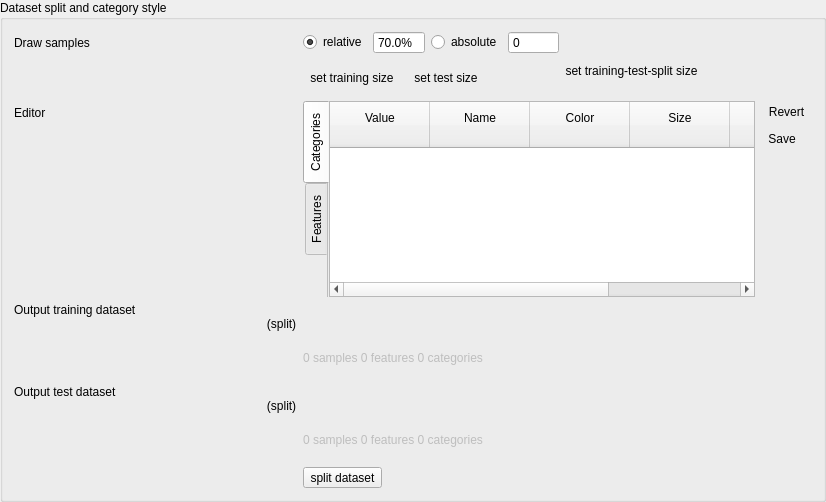
             <widget class="QGroupBox" name="groupBox_5">
              <property name="title">
               <string>Dataset split and category style</string>
              </property>
              <property name="flat">
               <bool>true</bool>
              </property>
              <property name="checkable">
               <bool>false</bool>
              </property>
              <layout class="QFormLayout" name="formLayout_11">
               <item row="0" column="0">
                <widget class="QLabel" name="mSampleSize_3">
                 <property name="text">
                  <string>Draw samples</string>
                 </property>
                </widget>
               </item>
               <item row="0" column="1">
                <layout class="QHBoxLayout" name="horizontalLayout_28">
                 <item>
                  <widget class="QRadioButton" name="mRelativeSizeCheck">
                   <property name="text">
                    <string>relative</string>
                   </property>
                   <property name="checked">
                    <bool>true</bool>
                   </property>
                  </widget>
                 </item>
                 <item>
                  <widget class="QgsDoubleSpinBox" name="mRelativeSizeValue">
                   <property name="buttonSymbols">
                    <enum>QAbstractSpinBox::NoButtons</enum>
                   </property>
                   <property name="prefix">
                    <string/>
                   </property>
                   <property name="suffix">
                    <string>%</string>
                   </property>
                   <property name="decimals">
                    <number>1</number>
                   </property>
                   <property name="value">
                    <double>70.000000000000000</double>
                   </property>
                   <property name="showClearButton">
                    <bool>false</bool>
                   </property>
                  </widget>
                 </item>
                 <item>
                  <widget class="QRadioButton" name="mAbsoluteSizeCheck">
                   <property name="text">
                    <string>absolute</string>
                   </property>
                  </widget>
                 </item>
                 <item>
                  <widget class="QgsSpinBox" name="mAbsoluteSizeValue">
                   <property name="buttonSymbols">
                    <enum>QAbstractSpinBox::NoButtons</enum>
                   </property>
                   <property name="suffix">
                    <string/>
                   </property>
                   <property name="prefix">
                    <string/>
                   </property>
                   <property name="maximum">
                    <number>999999999</number>
                   </property>
                   <property name="showClearButton">
                    <bool>false</bool>
                   </property>
                  </widget>
                 </item>
                 <item>
                  <spacer name="horizontalSpacer_11">
                   <property name="orientation">
                    <enum>Qt::Horizontal</enum>
                   </property>
                   <property name="sizeHint" stdset="0">
                    <size>
                     <width>40</width>
                     <height>20</height>
                    </size>
                   </property>
                  </spacer>
                 </item>
                </layout>
               </item>
               <item row="1" column="1">
                <layout class="QHBoxLayout" name="horizontalLayout_29">
                 <item>
                  <widget class="QToolButton" name="mSetTrainSize">
                   <property name="sizePolicy">
                    <sizepolicy hsizetype="Fixed" vsizetype="Fixed">
                     <horstretch>0</horstretch>
                     <verstretch>0</verstretch>
                    </sizepolicy>
                   </property>
                   <property name="text">
                    <string>set training size</string>
                   </property>
                   <property name="icon">
                    <iconset>
                     <normaloff>
                                                                                        :/images/themes/default/mActionEditTable.svg</normaloff>
                                                                                        :/images/themes/default/mActionEditTable.svg</iconset>
                   </property>
                   <property name="iconSize">
                    <size>
                     <width>16</width>
                     <height>16</height>
                    </size>
                   </property>
                   <property name="toolButtonStyle">
                    <enum>Qt::ToolButtonIconOnly</enum>
                   </property>
                   <property name="autoRaise">
                    <bool>true</bool>
                   </property>
                  </widget>
                 </item>
                 <item>
                  <widget class="QToolButton" name="mSetTestSize">
                   <property name="sizePolicy">
                    <sizepolicy hsizetype="Fixed" vsizetype="Fixed">
                     <horstretch>0</horstretch>
                     <verstretch>0</verstretch>
                    </sizepolicy>
                   </property>
                   <property name="text">
                    <string>set test size</string>
                   </property>
                   <property name="icon">
                    <iconset>
                     <normaloff>
                                                                                        :/images/themes/default/mActionEditTable.svg</normaloff>
                                                                                        :/images/themes/default/mActionEditTable.svg</iconset>
                   </property>
                   <property name="iconSize">
                    <size>
                     <width>16</width>
                     <height>16</height>
                    </size>
                   </property>
                   <property name="toolButtonStyle">
                    <enum>Qt::ToolButtonIconOnly</enum>
                   </property>
                   <property name="autoRaise">
                    <bool>true</bool>
                   </property>
                  </widget>
                 </item>
                 <item>
                  <widget class="QToolButton" name="mSetSplitSize">
                   <property name="sizePolicy">
                    <sizepolicy hsizetype="Fixed" vsizetype="Fixed">
                     <horstretch>0</horstretch>
                     <verstretch>0</verstretch>
                    </sizepolicy>
                   </property>
                   <property name="text">
                    <string>set training-test-split size
                                                                                </string>
                   </property>
                   <property name="icon">
                    <iconset>
                     <normaloff>
                                                                                        :/images/themes/default/mActionEditTable.svg</normaloff>
                                                                                        :/images/themes/default/mActionEditTable.svg</iconset>
                   </property>
                   <property name="iconSize">
                    <size>
                     <width>16</width>
                     <height>16</height>
                    </size>
                   </property>
                   <property name="toolButtonStyle">
                    <enum>Qt::ToolButtonIconOnly</enum>
                   </property>
                   <property name="autoRaise">
                    <bool>true</bool>
                   </property>
                  </widget>
                 </item>
                 <item>
                  <spacer name="horizontalSpacer_16">
                   <property name="orientation">
                    <enum>Qt::Horizontal</enum>
                   </property>
                   <property name="sizeHint" stdset="0">
                    <size>
                     <width>40</width>
                     <height>20</height>
                    </size>
                   </property>
                  </spacer>
                 </item>
                </layout>
               </item>
               <item row="2" column="0">
                <widget class="QLabel" name="mSampleSize_4">
                 <property name="text">
                  <string>Editor</string>
                 </property>
                </widget>
               </item>
               <item row="2" column="1">
                <widget class="QWidget" name="widget_4" native="true">
                 <property name="sizePolicy">
                  <sizepolicy hsizetype="Preferred" vsizetype="Preferred">
                   <horstretch>0</horstretch>
                   <verstretch>1</verstretch>
                  </sizepolicy>
                 </property>
                 <layout class="QHBoxLayout" name="horizontalLayout_30">
                  <property name="leftMargin">
                   <number>0</number>
                  </property>
                  <property name="topMargin">
                   <number>0</number>
                  </property>
                  <property name="rightMargin">
                   <number>0</number>
                  </property>
                  <property name="bottomMargin">
                   <number>0</number>
                  </property>
                  <item>
                   <widget class="QTabWidget" name="tab_18">
                    <property name="tabPosition">
                     <enum>QTabWidget::West</enum>
                    </property>
                    <property name="tabShape">
                     <enum>QTabWidget::Rounded</enum>
                    </property>
                    <property name="currentIndex">
                     <number>0</number>
                    </property>
                    <property name="documentMode">
                     <bool>true</bool>
                    </property>
                    <widget class="QWidget" name="tab_25">
                     <attribute name="title">
                      <string>Categories</string>
                     </attribute>
                     <layout class="QVBoxLayout" name="verticalLayout_15">
                      <property name="spacing">
                       <number>6</number>
                      </property>
                      <property name="leftMargin">
                       <number>0</number>
                      </property>
                      <property name="topMargin">
                       <number>0</number>
                      </property>
                      <property name="rightMargin">
                       <number>0</number>
                      </property>
                      <property name="bottomMargin">
                       <number>0</number>
                      </property>
                      <item>
                       <widget class="QTableWidget" name="mCategoryTable">
                        <property name="sizePolicy">
                         <sizepolicy hsizetype="Expanding" vsizetype="Expanding">
                          <horstretch>1</horstretch>
                          <verstretch>1</verstretch>
                         </sizepolicy>
                        </property>
                        <column>
                         <property name="text">
                          <string>Value
                                                                                                        </string>
                         </property>
                        </column>
                        <column>
                         <property name="text">
                          <string>Name
                                                                                                        </string>
                         </property>
                        </column>
                        <column>
                         <property name="text">
                          <string>Color
                                                                                                        </string>
                         </property>
                        </column>
                        <column>
                         <property name="text">
                          <string>Size
                                                                                                        </string>
                         </property>
                        </column>
                        <column>
                         <property name="text">
                          <string>Training
                                                                                                            size
                                                                                                        </string>
                         </property>
                        </column>
                        <column>
                         <property name="text">
                          <string>Test
                                                                                                            size
                                                                                                        </string>
                         </property>
                        </column>
                       </widget>
                      </item>
                     </layout>
                    </widget>
                    <widget class="QWidget" name="tab_26">
                     <attribute name="title">
                      <string>Features</string>
                     </attribute>
                     <layout class="QVBoxLayout" name="verticalLayout_16">
                      <property name="leftMargin">
                       <number>0</number>
                      </property>
                      <property name="topMargin">
                       <number>0</number>
                      </property>
                      <property name="rightMargin">
                       <number>0</number>
                      </property>
                      <property name="bottomMargin">
                       <number>0</number>
                      </property>
                      <item>
                       <widget class="QTableWidget" name="mFeaturesTable">
                        <property name="sizePolicy">
                         <sizepolicy hsizetype="Expanding" vsizetype="Expanding">
                          <horstretch>1</horstretch>
                          <verstretch>1</verstretch>
                         </sizepolicy>
                        </property>
                        <column>
                         <property name="text">
                          <string>Name
                                                                                                        </string>
                         </property>
                        </column>
                       </widget>
                      </item>
                     </layout>
                    </widget>
                   </widget>
                  </item>
                  <item>
                   <layout class="QVBoxLayout" name="verticalLayout_17">
                    <item>
                     <widget class="QToolButton" name="mTableRevert">
                      <property name="sizePolicy">
                       <sizepolicy hsizetype="Fixed" vsizetype="Fixed">
                        <horstretch>0</horstretch>
                        <verstretch>0</verstretch>
                       </sizepolicy>
                      </property>
                      <property name="toolTip">
                       <string>Revert all changes
                                                                                                and reload defaults.
                                                                                            </string>
                      </property>
                      <property name="text">
                       <string>Revert</string>
                      </property>
                      <property name="icon">
                       <iconset>
                        <normaloff>
                                                                                                    :/images/themes/default/mActionRollbackAllEdits.svg</normaloff>
                                                                                                    :/images/themes/default/mActionRollbackAllEdits.svg</iconset>
                      </property>
                      <property name="iconSize">
                       <size>
                        <width>16</width>
                        <height>16</height>
                       </size>
                      </property>
                      <property name="toolButtonStyle">
                       <enum>Qt::ToolButtonIconOnly</enum>
                      </property>
                      <property name="autoRaise">
                       <bool>true</bool>
                      </property>
                     </widget>
                    </item>
                    <item>
                     <widget class="QToolButton" name="mTableSave">
                      <property name="sizePolicy">
                       <sizepolicy hsizetype="Fixed" vsizetype="Fixed">
                        <horstretch>0</horstretch>
                        <verstretch>0</verstretch>
                       </sizepolicy>
                      </property>
                      <property name="toolTip">
                       <string>Apply and save
                                                                                                changes.
                                                                                            </string>
                      </property>
                      <property name="layoutDirection">
                       <enum>Qt::LeftToRight</enum>
                      </property>
                      <property name="text">
                       <string>Save</string>
                      </property>
                      <property name="icon">
                       <iconset>
                        <normaloff>
                                                                                                    :/images/themes/default/mActionSaveAllEdits.svg</normaloff>
                                                                                                    :/images/themes/default/mActionSaveAllEdits.svg</iconset>
                      </property>
                      <property name="iconSize">
                       <size>
                        <width>16</width>
                        <height>16</height>
                       </size>
                      </property>
                      <property name="toolButtonStyle">
                       <enum>Qt::ToolButtonIconOnly</enum>
                      </property>
                      <property name="autoRaise">
                       <bool>true</bool>
                      </property>
                     </widget>
                    </item>
                    <item>
                     <spacer name="verticalSpacer_4">
                      <property name="orientation">
                       <enum>Qt::Vertical</enum>
                      </property>
                      <property name="sizeHint" stdset="0">
                       <size>
                        <width>20</width>
                        <height>40</height>
                       </size>
                      </property>
                     </spacer>
                    </item>
                   </layout>
                  </item>
                 </layout>
                </widget>
               </item>
               <item row="3" column="0">
                <widget class="QLabel" name="label_53">
                 <property name="text">
                  <string>Output training dataset
                                                                            (split)
                                                                        </string>
                 </property>
                </widget>
               </item>
               <item row="3" column="1">
                <layout class="QHBoxLayout" name="horizontalLayout_31">
                 <item>
                  <widget class="QgsFileWidget" name="mFileTrainingDataset">
                   <property name="sizePolicy">
                    <sizepolicy hsizetype="Preferred" vsizetype="Preferred">
                     <horstretch>2</horstretch>
                     <verstretch>0</verstretch>
                    </sizepolicy>
                   </property>
                   <property name="filter">
                    <string>*.skops</string>
                   </property>
                   <property name="storageMode">
                    <enum>QgsFileWidget::SaveFile</enum>
                   </property>
                   <property name="relativeStorage">
                    <enum>QgsFileWidget::Absolute</enum>
                   </property>
                  </widget>
                 </item>
                 <item>
                  <widget class="QToolButton" name="mViewTrainingDataset">
                   <property name="toolTip">
                    <string/>
                   </property>
                   <property name="text">
                    <string/>
                   </property>
                   <property name="icon">
                    <iconset>
                     <normaloff>
                                                                                        :/qt-project.org/styles/commonstyle/images/filecontents-128.png</normaloff>
                                                                                        :/qt-project.org/styles/commonstyle/images/filecontents-128.png</iconset>
                   </property>
                   <property name="iconSize">
                    <size>
                     <width>16</width>
                     <height>16</height>
                    </size>
                   </property>
                   <property name="toolButtonStyle">
                    <enum>Qt::ToolButtonIconOnly</enum>
                   </property>
                   <property name="autoRaise">
                    <bool>true</bool>
                   </property>
                  </widget>
                 </item>
                </layout>
               </item>
               <item row="4" column="1">
                <widget class="QLabel" name="mInfoTrainingDataset">
                 <property name="enabled">
                  <bool>false</bool>
                 </property>
                 <property name="layoutDirection">
                  <enum>Qt::LeftToRight</enum>
                 </property>
                 <property name="text">
                  <string>0 samples 0 features 0 categories
                                                                        </string>
                 </property>
                </widget>
               </item>
               <item row="5" column="0">
                <widget class="QLabel" name="label_54">
                 <property name="text">
                  <string>Output test dataset
                                                                            (split)
                                                                        </string>
                 </property>
                </widget>
               </item>
               <item row="5" column="1">
                <layout class="QHBoxLayout" name="horizontalLayout_32">
                 <item>
                  <widget class="QgsFileWidget" name="mFileTestDataset">
                   <property name="sizePolicy">
                    <sizepolicy hsizetype="Preferred" vsizetype="Preferred">
                     <horstretch>2</horstretch>
                     <verstretch>0</verstretch>
                    </sizepolicy>
                   </property>
                   <property name="filter">
                    <string>*.skops</string>
                   </property>
                   <property name="storageMode">
                    <enum>QgsFileWidget::SaveFile</enum>
                   </property>
                   <property name="relativeStorage">
                    <enum>QgsFileWidget::Absolute</enum>
                   </property>
                  </widget>
                 </item>
                 <item>
                  <widget class="QToolButton" name="mViewTestDataset">
                   <property name="toolTip">
                    <string/>
                   </property>
                   <property name="text">
                    <string/>
                   </property>
                   <property name="icon">
                    <iconset>
                     <normaloff>
                                                                                        :/qt-project.org/styles/commonstyle/images/filecontents-128.png</normaloff>
                                                                                        :/qt-project.org/styles/commonstyle/images/filecontents-128.png</iconset>
                   </property>
                   <property name="iconSize">
                    <size>
                     <width>16</width>
                     <height>16</height>
                    </size>
                   </property>
                   <property name="toolButtonStyle">
                    <enum>Qt::ToolButtonIconOnly</enum>
                   </property>
                   <property name="autoRaise">
                    <bool>true</bool>
                   </property>
                  </widget>
                 </item>
                </layout>
               </item>
               <item row="6" column="1">
                <widget class="QLabel" name="mInfoTestDataset">
                 <property name="enabled">
                  <bool>false</bool>
                 </property>
                 <property name="layoutDirection">
                  <enum>Qt::LeftToRight</enum>
                 </property>
                 <property name="text">
                  <string>0 samples 0 features 0 categories
                                                                        </string>
                 </property>
                </widget>
               </item>
               <item row="7" column="1">
                <widget class="QToolButton" name="mRunSplitDataset">
                 <property name="toolTip">
                  <string>Split into train-test samples.</string>
                 </property>
                 <property name="text">
                  <string>split dataset</string>
                 </property>
                 <property name="icon">
                  <iconset>
                   <normaloff>
                                                                                :/images/themes/default/processingAlgorithm.svg</normaloff>
                                                                                :/images/themes/default/processingAlgorithm.svg</iconset>
                 </property>
                 <property name="iconSize">
                  <size>
                   <width>16</width>
                   <height>16</height>
                  </size>
                 </property>
                 <property name="toolButtonStyle">
                  <enum>Qt::ToolButtonTextBesideIcon</enum>
                 </property>
                 <property name="autoRaise">
                  <bool>false</bool>
                 </property>
                </widget>
               </item>
              </layout>
             </widget>
